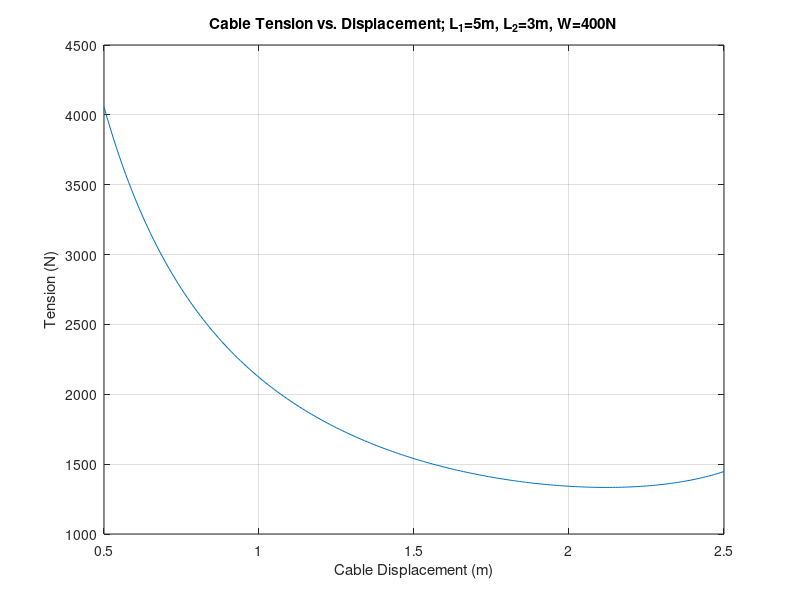

The MATLAB script that drew this image:
% Homework 8, Problem 1
% Will McClain
% EGR 101-01
% Due: 4/6/23


clear;clc;close all; % housekeeping

% constants
L1 = 5;
L2 = 3;
W = 400;

% range displacement from 0.5m to 2.5m
% D<3 or else there is an imaginary or inf result for T
D = 0.5:0.01:2.5;

% T = L1*L2*W/(D*sqrt(L2^2-D^2))
T = (L1*L2*W)./(D.*sqrt(L2^2-D.^2));

% get min tension and idx
[min, idx] = min(T);
% get displacement from idx
minD = D(idx);

%plot!
plot(D, T)
xlabel("Cable Displacement (m)")
ylabel("Tension (N)")
title("Cable Tension vs. Displacement; L_1=5m, L_2=3m, W=400N")
grid on

% minimum tension: 1,333.33N at D = 2.12m